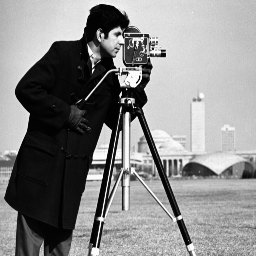
#> input picture figures/cameraman.tif, 256 x 256 px, found by its file name
$ jupyter execute --allow-errors phasecorr.ipynb   (shell and % lines are left out)
#> lines starting #> are read from the running program, lines starting #| are printed output that depends on the picture
#> further down, f1 is the input picture: shape (256, 256); min 0, max 251, mean 137.1
#> `w1 = f1[27:69,83:147]`:
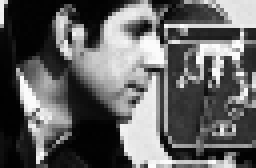
#> w1: shape (42, 64) (shown 4 times larger); min 1, max 251, mean 98.2
#> `h3[:w1.shape[0],:w1.shape[1]] = w1`:
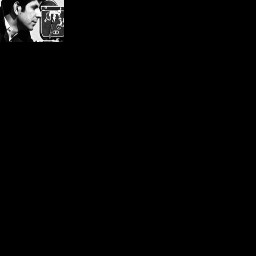
#> h3: shape (256, 256); min 0, max 251, mean 4
# Function phasecorr

## Synopse

Computes the phase correlation of two images.

- **g = phasecorr(f,h)**
    - **OUTPUT**
        - **g**: Image. Phase correlation map.
    - **INPUT**
        - **f**: Image. n-dimensional.
        - **h**: Image. n-dimensional.

## Description

Computes the phase correlation of two n-dimensional images. Notice that the input images must have
the same dimension and size. The output is an image with same dimension and size of the input image.
This output image is a phase correlation map were the point of maximum value corresponds to the
translation between the input images.


[cell 1]
import numpy as np
def phasecorr(f,h):
    F = np.fft.fftn(f)
    H = np.fft.fftn(h)
    T = F * np.conjugate(H)
    R = T/np.abs(T)
    g = np.fft.ifftn(R)
    return g.real

## Examples

[cell 2]
testing = (__name__ == "__main__")
if testing:
    import numpy as np
    import sys,os
    ea979path = os.path.abspath('../../')
    if ea979path not in sys.path:
        sys.path.append(ea979path)
    import ea979.src as ia

    %matplotlib inline
    import matplotlib.image as mpimg

### Example 1

Show that the point of maximum correlation for two equal images is the origin.


#> (a cell that did not finish here is left out)

#> (a cell that did not finish here is left out)

### Exemplo 3

Show how to perform Template Matching using phase correlation.

#> (a cell that did not finish here is left out)
